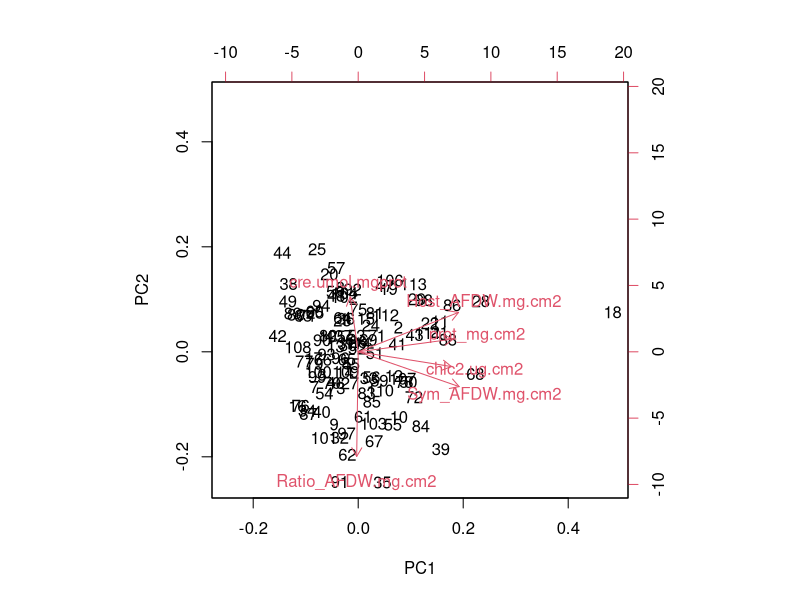
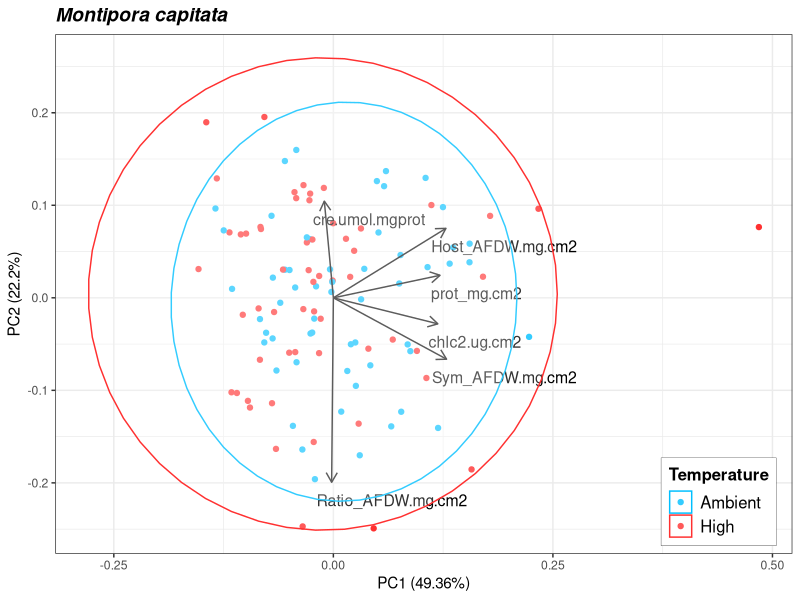
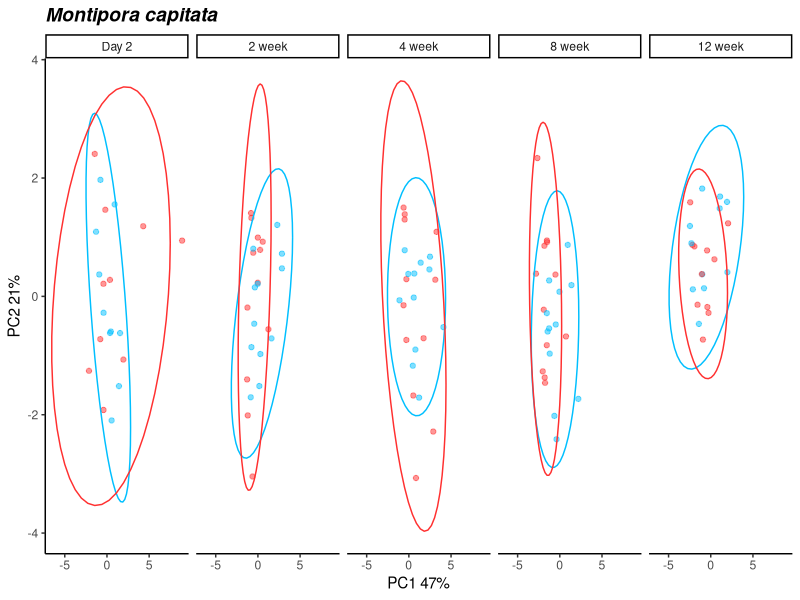
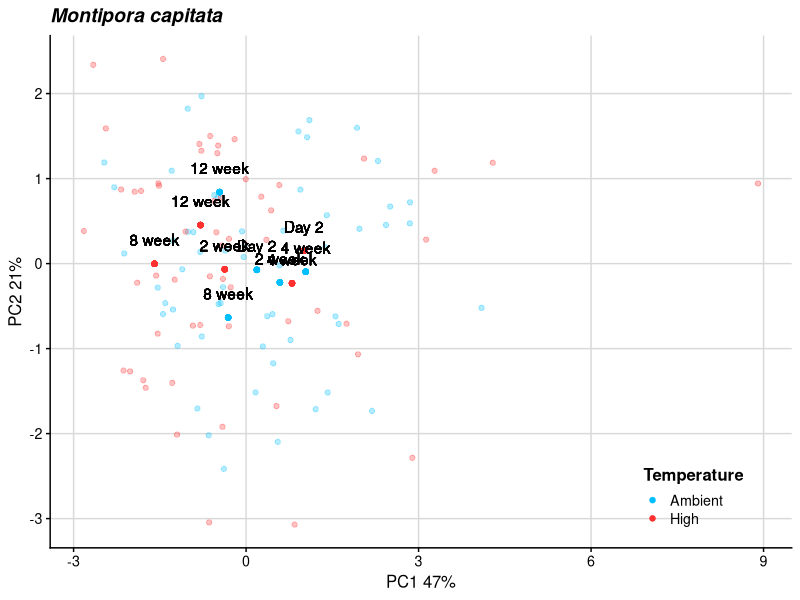
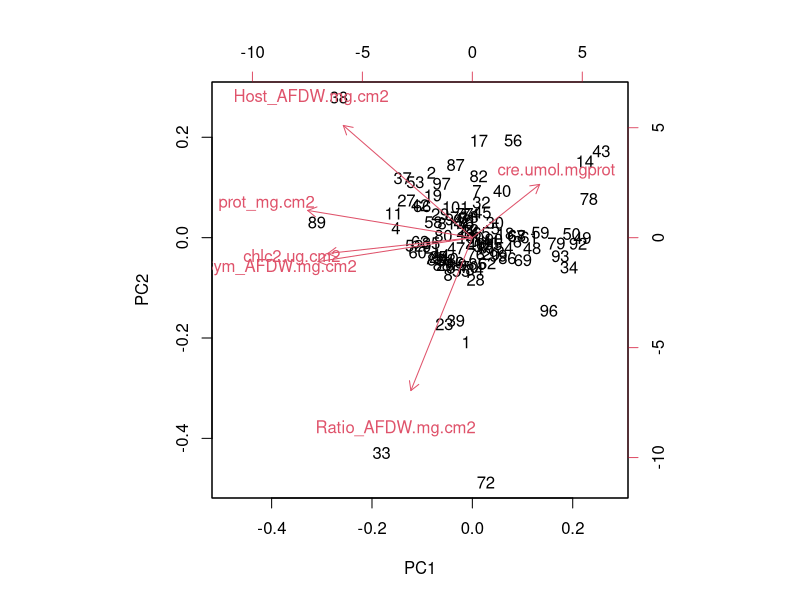
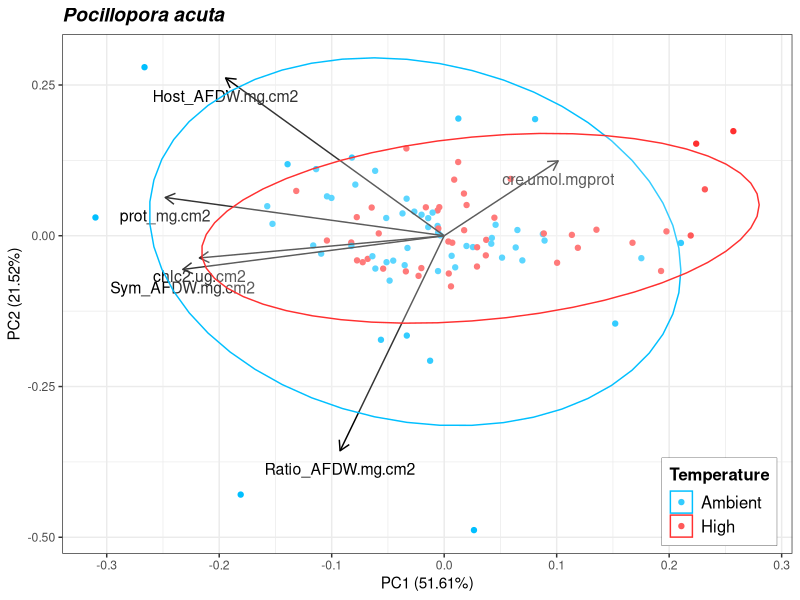
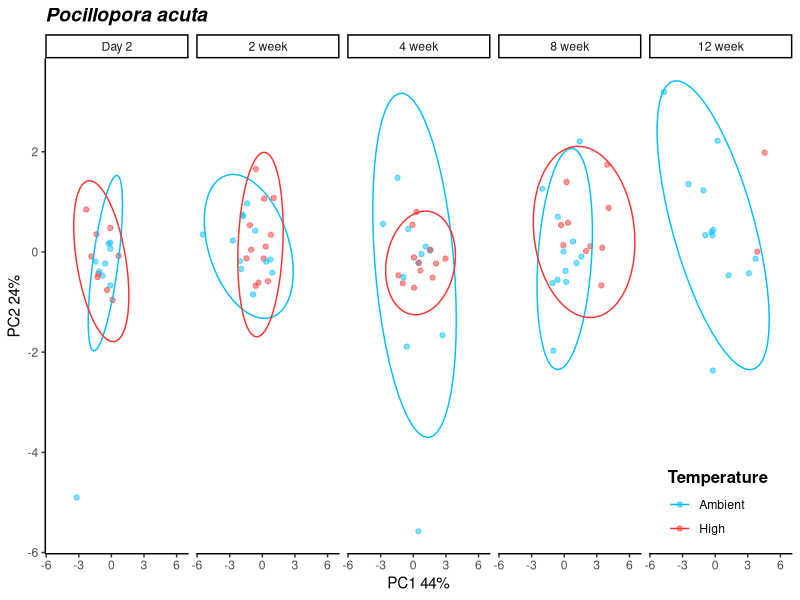
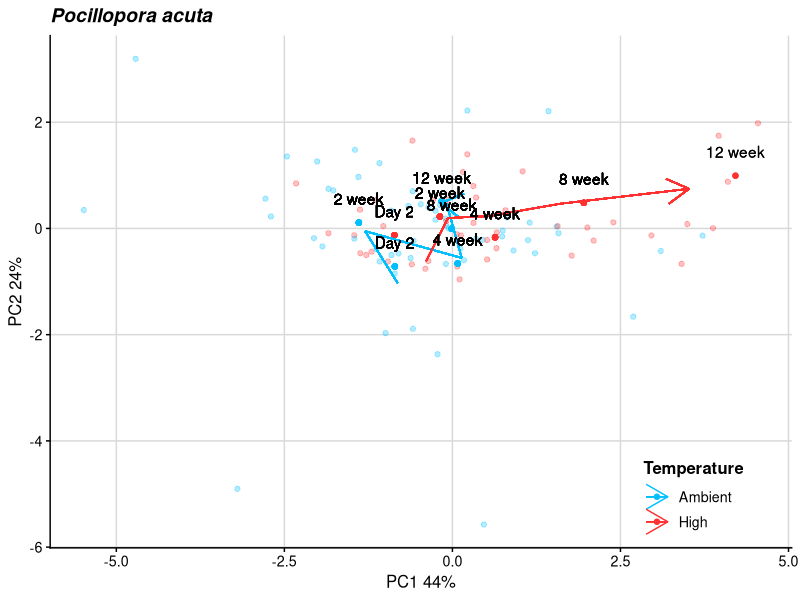

The R script that drew these images, in order: (Note: this script raises an error after producing the figures.)
# set working directory and load necessary packages
library(vegan)
library(tidyverse)
library(reshape2)
#library(ggbiplot)
library(broom)  # devtools::install_github("tidymodels/broom")
library(cowplot)
library(ggpubr)
library(ggfortify)
library(ggrepel)
library(gridExtra)
library(ggforce)

# set seed
set.seed(54321)

# import data; results physiology csv is from 'Statistics' Rmd. 
data <- read.csv("Output/results_physiology.csv") %>% #read in file
  select(-Pnet_umol.cm2.hr, -Rdark_umol.cm2.hr, -Pgross_umol.cm2.hr, -chla.ug.cm2) %>% na.omit() %>%
  filter(Timepoint=="Day 2"| Timepoint== "2 week"| Timepoint== "4 week" | Timepoint== "8 week" | Timepoint== "12 week")
data$Timepoint <- factor(data$Timepoint, levels = c("Day 2", "2 week", "4 week", "8 week", "12 week"))

cols <- c("lightblue", "red")

unique(data$Phase) # checking that all three phases are present

M.data <- data %>% filter(Species=="Mcapitata") %>% select(c(10:15))
P.data <- data %>% filter(Species=="Pacuta") %>% select(c(10:15))

#Identify Factors 
Mcap.info <- data %>% filter(Species=="Mcapitata") %>% select(c(1:9,16))
Pact.info <-  data %>% filter(Species=="Pacuta") %>% select(c(1:9,16))

#Scale and center datasets
Mcap.data.scaled <- scale(M.data, center = T, scale = T) # scaled variables
Pact.data.scaled <- scale(P.data, center = T, scale = T) # scaled variables

### Mcap
#PCA
Mcap.pca.out <- prcomp(Mcap.data.scaled, center=FALSE, scale=FALSE) #run PCA
M.summary <- summary(Mcap.pca.out); M.summary #view results
biplot(Mcap.pca.out) #plot results

# PERMANOVA
Mcap.mod <- adonis2(Mcap.data.scaled ~ Temperature * CO2 * Timepoint, data = Mcap.info, method = "euclidian"); Mcap.mod # PERMANOVA


## Biplot 
Mcap.biplot <- autoplot(Mcap.pca.out, data = Mcap.info, colour = 'Temperature', 
                       loadings = TRUE, loadings.colour = 'black', frame=TRUE, frame.type = 'norm',
                       loadings.label = TRUE, loadings.label.size = 4, loadings.label.colour = 'black', repel=TRUE,
                       loadings.label.vjust=2, loadings.label.hjust=0.1) +
  scale_color_manual(values = c("deepskyblue", "firebrick1")) + scale_fill_manual(values = c("white", "white")) +
  theme_bw() + ggtitle("Montipora capitata") + 
  theme(plot.title = element_text(face = 'bold.italic', size = 14, hjust = 0)) + 
  theme(legend.title = element_text(size=12, face="bold")) + 
  theme(legend.text = element_text(size=12)) +
  theme(legend.position = c(0.9, 0.1)) + 
  theme(legend.background = element_rect(size=0.1, linetype="solid", colour ="black")); Mcap.biplot

ggsave(file="Output/Final_Figures/CSP-PCA-Mcap.png", Mcap.biplot, width = 6, height = 5, units = c("in"))

# Mcap.pca.out %>%
#   augment(M.data) %>% # add original dataset back in
#   ggplot(aes(.fittedPC1, .fittedPC2, color = Temperature)) + 
#   geom_point(size = 1.5) +
#   theme_half_open(12) + background_grid()+
#   stat_ellipse() +
#   facet_grid(cols=vars(Phase))+
#   xlab("PC1 48%") + ylab("PC2 18%")

Mcapitata.plot <- Mcap.pca.out %>%
  augment(Mcap.info) %>% # add original dataset back in
  ggplot(aes(.fittedPC1, .fittedPC2, color = Temperature)) + 
  geom_point(size = 1.5, alpha=0.5) +
  theme_half_open(12) + background_grid()+
  stat_ellipse() +
  theme_classic() +
  ggtitle("Montipora capitata") + 
  facet_grid(cols=vars(Timepoint)) +
  theme(plot.title = element_text(face = 'bold.italic', size = 14, hjust = 0)) +
  theme(legend.title = element_text(size=12, face="bold"), legend.position = "none") +
  scale_color_manual(values = c("deepskyblue", "firebrick1"), aesthetics = c("colour")) +
  xlab("PC1 47%") + ylab("PC2 21%"); Mcapitata.plot 

ggsave(file="Output/Final_Figures/CSP-5TP-Mcap.png", Mcapitata.plot, width = 6, height = 5, units = c("in"))

Mcapitata.all <- Mcap.pca.out %>%
  augment(Mcap.info) %>% # add original dataset back in
  group_by(Timepoint, Temperature) %>%
  mutate(PC1.mean = mean(.fittedPC1),
         PC2.mean = mean(.fittedPC2)) %>% select(-.fittedPC4, -.fittedPC5, -.fittedPC6)
high <- Mcapitata.all %>% subset(Temperature == "High")
amb <- Mcapitata.all %>% subset(Temperature == "Ambient")

filter(Mcapitata.all, Timepoint == "Day 2" & Temperature == "Ambient")
filter(Mcapitata.all, Timepoint == "2 week" & Temperature == "Ambient")
filter(Mcapitata.all, Timepoint == "4 week" & Temperature == "Ambient")
filter(Mcapitata.all, Timepoint == "8 week" & Temperature == "Ambient")
filter(Mcapitata.all, Timepoint == "12 week" & Temperature == "Ambient")

### come back to finding a more elegant way to do geom segment; this will have to change after I do protein  

Mcapitata.all.fig <- ggplot(Mcapitata.all, aes(.fittedPC1, .fittedPC2, color = Temperature)) + 
  geom_point(size = 1.5, alpha=0.3) +
  geom_point(aes(x=PC1.mean, y=PC2.mean)) +
  # geom_segment(aes(x = 1.06, y = 0.351, xend = -0.239, yend = -0.0732, colour = Temperature), data=high) + # Day 2 to 2 week
  # geom_segment(aes(x = -0.239, y = -0.0732, xend = 0.703, yend = -0.202, colour = Temperature), data=high) + # 2 week to 4 week
  # geom_segment(aes(x = 0.703, y = -0.202, xend = -1.48, yend = -0.281, colour = Temperature), data=high) + # 4 week to 8 week
  # geom_segment(aes(x = -1.48, y = -0.281, xend = -0.821, yend = 0.662, colour = Temperature), data=high, arrow = arrow()) + # 8 week to 12 week
  # geom_segment(aes(x = 0.121, y = 0.0600, xend = 0.572, yend = -0.0918, colour = Temperature), data=amb) + # Day 2 to 2 week
  # geom_segment(aes(x = 0.572, y = -0.0918, xend = 0.968, yend = -0.279, colour = Temperature), data=amb) + # 2 week to 4 week
  # geom_segment(aes(x = 0.968, y = -0.279, xend = -0.352, yend = -0.520, colour = Temperature), data=amb) + # 4 week to 8 week
  # geom_segment(aes(x = -0.352, y = -0.520, xend = -0.444, yend = 0.543, colour = Temperature), data=amb, arrow = arrow()) + # 8 week to 12 week
  geom_text(aes(PC1.mean, PC2.mean, label=Timepoint), vjust=-1.5, color="black") +
  theme_half_open(12) + background_grid() +
  ggtitle("Montipora capitata") + 
  theme(legend.position = c(0.8, 0.1)) +
  theme(plot.title = element_text(face = 'bold.italic', size = 14, hjust = 0)) +
  theme(legend.title = element_text(size=12, face="bold")) +
  scale_color_manual(values = c("deepskyblue", "firebrick1"), aesthetics = c("colour")) +
  xlab("PC1 47%") + ylab("PC2 21%"); Mcapitata.all.fig 

ggsave(file="Output/Final_Figures/CSP-all-Mcap.png", Mcapitata.all.fig, width = 6, height = 5, units = c("in"))

### Pact
#PCA
Pact.pca.out <- prcomp(Pact.data.scaled, center=FALSE, scale=FALSE) #run PCA
P.summary <- summary(Pact.pca.out); P.summary #view results
biplot(Pact.pca.out) #plot results

# PERMANOVA
Pact.mod <- adonis2(Pact.data.scaled ~ Temperature * CO2 * Timepoint, data = Pact.info, method = "euclidian"); Pact.mod # PERMANOVA

## Biplot 
Pacuta.biplot <- autoplot(Pact.pca.out, data = Pact.info, colour = 'Temperature', 
                        loadings = TRUE, loadings.colour = 'black', frame=TRUE, frame.type = 'norm',
                        loadings.label = TRUE, loadings.label.size = 4, loadings.label.colour = 'black', repel=TRUE,
                        loadings.label.vjust = 2) +
  scale_color_manual(values = c("deepskyblue", "firebrick1")) + scale_fill_manual(values = c("white", "white")) +
  theme_bw() + ggtitle("Pocillopora acuta") + 
  theme(plot.title = element_text(face = 'bold.italic', size = 14, hjust = 0)) + 
  theme(legend.title = element_text(size=12, face="bold")) + 
  theme(legend.text = element_text(size=12)) +
  theme(legend.position = c(0.9, 0.1)) + 
  theme(legend.background = element_rect(size=0.1, linetype="solid", colour ="black")); Pacuta.biplot

ggsave(file="Output/Final_Figures/CSP-PCA-Pacuta.png", Pacuta.biplot, width = 6, height = 5, units = c("in"))

Biplots <- arrangeGrob(Mcap.biplot, Pacuta.biplot, ncol = 2)
ggsave(file="Output/Final_Figures/CSP-PCAs.png", Biplots, width = 12, height = 5, units = c("in"))

# Pact.pca.out %>%
#   augment(P.data) %>% # add original dataset back in
#   ggplot(aes(.fittedPC1, .fittedPC2, color = Temperature)) + 
#   geom_point(size = 1.5) +
#   theme_half_open(12) + background_grid()+
#   stat_ellipse() +
#   facet_grid(cols=vars(Phase))+
#   xlab("PC1 45%") + ylab("PC2 21%")

Pacuta.plot <- Pact.pca.out %>%
  augment(Pact.info) %>% # add original dataset back in
  ggplot(aes(.fittedPC1, .fittedPC2, color = Temperature)) + 
  geom_point(size = 1.5, alpha=0.5) +
  theme_half_open(12) + background_grid()+
  stat_ellipse() +
  theme_classic() +
  ggtitle("Pocillopora acuta") + 
  facet_grid(cols=vars(Timepoint)) +
  theme(legend.position = c(0.9, 0.1)) +
  theme(plot.title = element_text(face = 'bold.italic', size = 14, hjust = 0)) +
  theme(legend.title = element_text(size=12, face="bold")) +
  scale_color_manual(values = c("deepskyblue", "firebrick1"), aesthetics = c("colour")) +
  xlab("PC1 44%") + ylab("PC2 24%"); Pacuta.plot 

ggsave(file="Output/Final_Figures/CSP-5TP-Pact.png", Pacuta.plot, width = 6, height = 5, units = c("in"))

Five.TP <- arrangeGrob(Mcapitata.plot, Pacuta.plot, ncol=2)
ggsave(file="Output/Final_Figures/CSP-5TP.png", Five.TP, width = 12, height = 6, units = c("in"))


Pact.all <- Pact.pca.out %>%
  augment(Pact.info) %>% # add original dataset back in
  group_by(Timepoint, Temperature) %>%
  mutate(PC1.mean = mean(.fittedPC1),
         PC2.mean = mean(.fittedPC2)) %>% select(-.fittedPC4, -.fittedPC5, -.fittedPC6)

high <- Pact.all %>% subset(Temperature == "High")
amb <- Pact.all %>% subset(Temperature == "Ambient")

filter(Pact.all, Timepoint == "Day 2" & Temperature == "High")
filter(Pact.all, Timepoint == "2 week" & Temperature == "High")
filter(Pact.all, Timepoint == "4 week" & Temperature == "High")
filter(Pact.all, Timepoint == "8 week" & Temperature == "High")
filter(Pact.all, Timepoint == "12 week" & Temperature == "High")
  
Pact.all.fig <- ggplot(Pact.all, aes(.fittedPC1, .fittedPC2, color = Temperature)) + 
  geom_point(size = 1.5, alpha=0.3) +
  geom_point(aes(x=PC1.mean, y=PC2.mean)) +
  geom_segment(aes(x = -0.813, y = -1.03, xend = -1.30, yend = -0.0509, colour = Temperature), data=amb) + # Day 2 to 2 week
  geom_segment(aes(x = -1.30, y = -0.0509, xend = 0.138, yend = -0.556, colour = Temperature), data=amb) + # 2 week to 4 week
  geom_segment(aes(x = 0.138, y = -0.556, xend = -0.0865, yend = 0.463, colour = Temperature), data=amb) + # 4 week to 8 week
  geom_segment(aes(x = -0.0865, y = 0.463, xend = -0.173, yend = 0.479, colour = Temperature), data=amb, arrow = arrow()) + # 8 week to 12 week
  geom_segment(aes(x = -0.391, y = -0.616, xend = -0.0670, yend = 0.196, colour = Temperature), data=high) + # Day 2 to 2 week
  geom_segment(aes(x = -0.0670, y = 0.196, xend = 0.545, yend = 0.233, colour = Temperature), data=high) + # 2 week to 4 week
  geom_segment(aes(x = 0.545, y = 0.233, xend = 1.61, yend = 0.466, colour = Temperature), data=high) + # 4 week to 8 week
  geom_segment(aes(x = 1.61, y = 0.466, xend = 3.52, yend = 0.746, colour = Temperature), data=high, arrow = arrow()) + # 8 week to 12 week
  geom_text(aes(PC1.mean, PC2.mean, label=Timepoint), vjust=-1.5, color="black") +
  theme_half_open(12) + background_grid() +
  ggtitle("Pocillopora acuta") + 
  theme(legend.position = c(0.8, 0.1)) +
  theme(plot.title = element_text(face = 'bold.italic', size = 14, hjust = 0)) +
  theme(legend.title = element_text(size=12, face="bold")) +
  scale_color_manual(values = c("deepskyblue", "firebrick1"), aesthetics = c("colour")) +
  xlab("PC1 44%") + ylab("PC2 24%"); Pact.all.fig 

ggsave(file="Output/Final_Figures/CSP-all-Pact.png", Pact.all.fig, width = 6, height = 5, units = c("in"))

All <- arrangeGrob(Mcapitata.all.fig, Pact.all.fig, ncol=2)
ggsave(file="Output/Final_Figures/CSP-all.png", All, width = 12, height = 6, units = c("in"))


multi.page <- ggarrange(Mcapitata.plot, Pacuta.plot, Mcapitata.plot.all, Pacuta.plot.all,
                        nrow = 2, ncol = 2)

ggexport(multi.page, filename = "Output/multi.page.ggplot2.pdf")


## 4 panel figure 
## Timeseries, general PCA, bleaching score, survfit plot 


four <- arrangeGrob(Biplots, ncol=1)
ggsave(file="Output/Final_Figures/CSP-4panel.png", four, width = 12, height = 5, units = c("in"))
